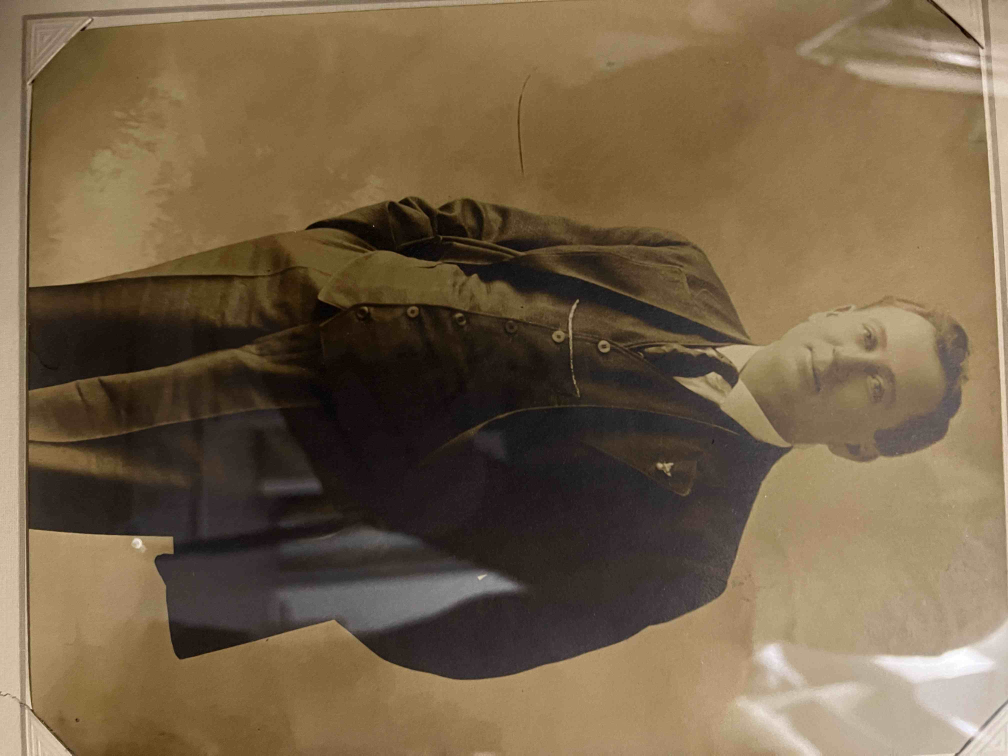
#> input picture PDFimages/IMG_0162.jpg, 4032 x 3024 px (shown at 1/4 size); its folder holds only this picture in this run
$ python -i MatchPhoto.py   (imports and definitions only)
#> lines starting #> are read from the running program, lines starting #| are printed output that depends on the picture
import tkinter as tk
from tkinter import messagebox
from PIL import Image, ImageTk, ExifTags
import pandas as pd
import os
import shutil

# Get the directory of the currently executing script
script_dir = os.path.dirname(__file__)

# Load the CSV file
csv_file_path = os.path.join(script_dir, 'similarities.csv')
df = pd.read_csv(csv_file_path)
#> (reads similarities.csv from the repository)

# Define relative paths based on the script's directory
photos_dir = os.path.join(script_dir, 'Photos/')
pdf_images_dir = os.path.join(script_dir, 'PDFimages/')
found_photos_dir = os.path.join(photos_dir, 'found/')
found_pdf_images_dir = os.path.join(pdf_images_dir, 'found/')

# Create the destination directories if they do not exist
# [4 lines not run here, left out]

# Helper function to load images
# [4 lines left out: function load_image2, not called in this run]

# Helper function to load images without rotation
def load_image(image_path, max_size=(600, 600)):
#> called with image_path = 'PDFimages/IMG_0162.jpg', max_size = (600, 600)
    img = Image.open(image_path)
#> img is the input picture: PIL image 4032x3024 RGB; mean R, G, B 117, 97.7, 72.1

    # Rotate the image based on EXIF orientation (if available)
    try:
        for orientation in ExifTags.TAGS.keys():
            if ExifTags.TAGS[orientation] == 'Orientation':
                break
        exif = dict(img._getexif().items())
#> exif = {274: 8}

        if exif[orientation] == 3:
            img = img.rotate(180, expand=True)
        elif exif[orientation] == 6:
            img = img.rotate(270, expand=True)
        elif exif[orientation] == 8:
            img = img.rotate(90, expand=True)
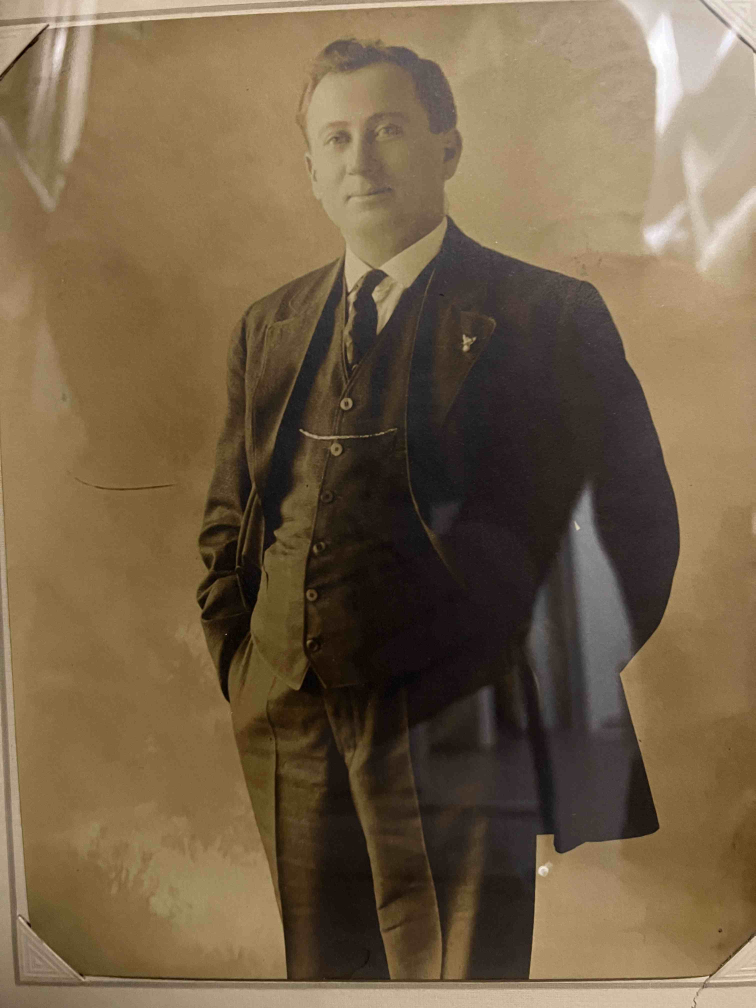
#> img: PIL image 3024x4032 RGB (shown at 1/4 size); mean R, G, B 117, 97.7, 72.1
    except (AttributeError, KeyError, IndexError):
        # Cases where there is no EXIF data or orientation tag
        pass

    # Convert to RGB mode if not already in RGB
    img = img.convert('RGB')

    # Resize the image while preserving aspect ratio and using a high-quality resampling filter
    img = img.resize(max_size, Image.LANCZOS)
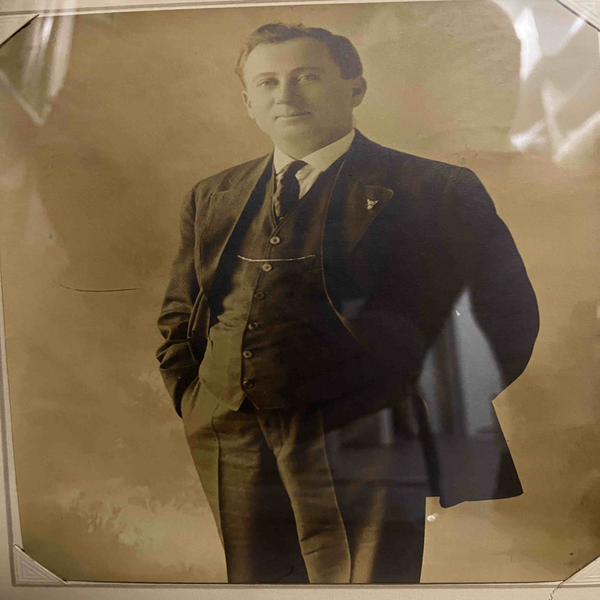
#> img: PIL image 600x600 RGB; mean R, G, B 117, 97.7, 72.1

    return ImageTk.PhotoImage(img)

# Function to handle "Yes" button click
# [87 lines left out: functions on_yes, on_no, on_skip, not called in this run]

# Function to display the first image pair
def show_first_image():
    global df

    # If DataFrame is empty, show message and exit
    if len(df) == 0:
        messagebox.showinfo("Info", "No more image pairs to show.")
        root.quit()
        return

    # Load the first pair of images
    photo_image_name = df.iloc[0]['Photo Image']
    test_image_name = df.iloc[0]['Test Image']

    # Determine the paths for display
    photo_image_path = os.path.join(photos_dir, photo_image_name)
    test_image_path = os.path.join(pdf_images_dir, test_image_name)

    # Check if the image paths exist
    if not os.path.exists(photo_image_path):
        messagebox.showwarning("Warning", f"Photo Image '{photo_image_name}' not found in directory.")
        return
    if not os.path.exists(test_image_path):
        messagebox.showwarning("Warning", f"Test Image '{test_image_name}' not found in directory.")
        return

    # Load images and update labels
    photo_img = load_image(photo_image_path)
    test_img = load_image(test_image_path)

    # Update the images and labels in the UI
    photo_label.config(text=photo_image_name)
    photo_image_label.config(image=photo_img)
    photo_image_label.image = photo_img
    test_label.config(text=test_image_name)
    test_image_label.config(image=test_img)
    test_image_label.image = test_img

# Create the main window
# [2 lines not run here, left out]

# Create frames for the images and labels
# [1 line that did not run here, left out]
# [1 line not run here, left out]

# [1 line that did not run here, left out]
# [1 line not run here, left out]

# Create labels to display the image filenames
# [1 line that did not run here, left out]
# [1 line not run here, left out]

# [1 line that did not run here, left out]
# [1 line not run here, left out]

# Create labels to display the images
# [1 line that did not run here, left out]
# [1 line not run here, left out]

# [1 line that did not run here, left out]
# [1 line not run here, left out]

# Create Yes, No, and Skip buttons
# [1 line that did not run here, left out]
# [1 line not run here, left out]

# [1 line that did not run here, left out]
# [1 line not run here, left out]

# [1 line that did not run here, left out]
# [1 line not run here, left out]

# Always show the image from the first row initially
show_first_image()

# Start the main loop
# [1 line not run here, left out]

>>> result = load_image('PDFimages/IMG_0162.jpg')
